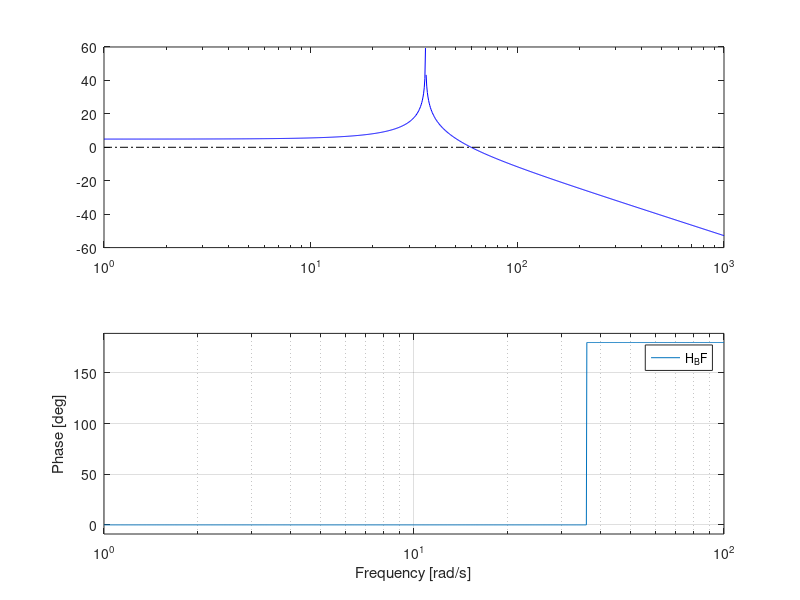

This chart was generated by the following MATLAB code: (Note: this script raises an error after producing the figure.)
%% TP1 APC 

%% Calcul de différents diagrammes de BODE 

tau1_simu = 0.06;
tau2_simu = 0.013;
Tr5 = 0.7;
alpha_simu = 4.6;

Kp = 2;
Ki = 2;
Kd = 2;

figure;
H_BF = tf([2276],[1 0 1294]); 
grid on; 
bode(H_BF,{1,100});
margin(H_BF);

figure;
H_BO = tf([2276],[1 0 -981]); 
grid on; 
bode(H_BO,{1,100});
margin(H_BO);
%title("Bode");

figure;
subplot(2,3,1);
H_Kp = tf([2276*Kp],[1 0 -981]); 
grid on; 
bode(H_Kp,{1,100});
margin(H_Kp);
%title("Bode proportionnel");

subplot(2,3,2);
H_Ki = tf([2276*Ki],[1 0 -981 0]); 
grid on; 
bode(H_Ki,{1,100});
margin(H_Ki);
%title("Bode intégral");

subplot(2,3,3);
H_Kd = tf([2276*Kd 0],[1 0 -981]); 
grid on; 
bode(H_Kd,{1,100});
margin(H_Kd);
%title("Bode dérivé");

subplot(2,3,4);
H_Kpi = tf([2276*Ki*Kp],[1 0 -981 0]); 
grid on; 
bode(H_Kpi,{1,100});
margin(H_Kpi);
%title("Bode proportionnel-intégral");

subplot(2,3,5);
H_Kpd = tf([2276*Kp*Kd 0],[1 0 -981]); 
grid on; 
bode(H_Kpd,{1,100});
margin(H_Kpd);
%title("Bode proportionnel-dérivé");

subplot(2,3,6);
H_Kpid = tf([2276*Kp*Ki*Kd 0],[1 0 -981 0]); 
grid on; 
bode(H_Kpid,{1,100});
margin(H_Kpid);
%title("Bode PID");

%% Script pour calculer R1 et R2 en fonction de TAU1, TAU2, ALPHA et C

% Définir les valeurs de TAU1, TAU2, ALPHA, et C
tau1 = 0.1051;    % Constante de temps tau1 (en secondes)
tau2 = 0.0228;    % Constante de temps tau2 (en secondes)
alpha = 4.598; % Facteur d'atténuation alpha (sans unité)
C = 4.7e-6;    % Capacité du condensateur (en Farads)

% Calcul de R1 et R2 en utilisant les équations
R1 = tau1 / C;
% R_total = tau2 / C;
R2 = (R1*tau2)/(R1*C-tau2);

% Vérification de la condition d'atténuation
alpha_calculated = R2 / (R1 + R2);

% Affichage des résultats
fprintf('Résistance R1 = %.2f Ohms\n', R1);
fprintf('Résistance R2 = %.2f Ohms\n', R2);
fprintf('Vérification alpha calculé = %.2f\n', alpha_calculated);

% Vérification si alpha_calculated est proche de alpha
if abs(alpha_calculated - alpha) < 1e-6
    disp('Les valeurs de R1 et R2 satisfont les conditions données.');
else
    disp('Attention : les valeurs de R1 et R2 ne satisfont pas alpha exactement.');
end

%%

% Définition des paramètres du système
num_G = 2276;            % Numérateur de G(s)
den_G = [1 0 -981];      % Dénominateur de G(s), représentant s^2 - 981

% Création de la fonction de transfert G(s)
G = tf(num_G, den_G);

% Paramètres du correcteur à avance de phase
K = 10;                  % Gain du correcteur (à ajuster)
T = 0.01;                % Constante de temps (à ajuster)
alpha = 0.1;             % Paramètre d'atténuation (0 < alpha < 1)

% Fonction de transfert du correcteur à avance de phase C(s)
num_C = K * [T 1];       % Numérateur de C(s) = K * (T * s + 1)
den_C = [alpha * T 1];   % Dénominateur de C(s) = (alpha * T * s + 1)
C = tf(num_C, den_C);

% Système corrigé en boucle ouverte
G_corrige = C * G;

% Bode plot pour observer l'effet du correcteur sur la marge de phase
figure(3);
margin(G);
hold on;
margin(G_corrige)
hold off;
legend('Système de base G(s)', 'Système corrigé G(s) avec C(s)');
title('Diagramme de Bode - Effet du correcteur à avance de phase');

% Système en boucle fermée avec le correcteur
boucle_fermee = feedback(G_corrige, 1);

% Réponse indicielle en boucle fermée
figure(4);
step(boucle_fermee);
title('Réponse indicielle du système corrigé en boucle fermée');
grid on;

% Affichage des marges de gain et de phase en boucle ouverte
[GM, PM, Wcg, Wcp] = margin(G_corrige);
fprintf('Marge de gain (dB): %.2f\n', 20*log10(GM));
fprintf('Marge de phase (degrés): %.2f\n', PM);
fprintf('Fréquence de coupure en gain (rad/s): %.2f\n', Wcg);
fprintf('Fréquence de coupure en phase (rad/s): %.2f\n', Wcp);

%% Calcul du diagramme de bode pour des spécifications
clear all;

% Définition du système de base instable G(s)
num_G = 2276;
den_G = [1 0 -981];
G = tf(num_G, den_G);

% Conception d'un correcteur PID pour stabiliser le système
Kp = 1;   % Gain proportionnel initial
Ki = 1;   % Gain intégral initial
Kd = 0.1; % Gain dérivé initial

PID = pid(Kp, Ki, Kd);

% Système corrigé en boucle ouverte avec PID pour stabilisation
G_stabilise = PID * G;

% Vérifier les marges de gain et de phase
[GM, PM, Wcg, Wcp] = margin(G_stabilise);

% Si le système est maintenant stable, concevoir un correcteur à avance de phase
if PM > 0  % Vérifier que le système stabilisé a une marge de phase positive
    % Objectifs de conception
    temps_reponse_cible = 0.7;
    marge_gain_min = 10;
    marge_phase_min = 40;

    % Calcul de la fréquence naturelle cible
    omega_n_cible = 3 / temps_reponse_cible;

    % Initialisation des paramètres du correcteur à avance de phase
    alpha = 0.1;
    K = 1;
    T = 1 / (omega_n_cible * sqrt(alpha));

    % Définition du correcteur à avance de phase
    num_C = K * [T 1];
    den_C = [alpha * T 1];
    C_avance = tf(num_C, den_C);

    % Système corrigé avec avance de phase en boucle ouverte
    G_corrige = C_avance * G_stabilise;

    % Vérifier les marges du système corrigé
    [GM_corrige, PM_corrige, ~, ~] = margin(G_corrige);

    % Affichage des marges
    fprintf('Marge de gain corrigée (dB): %.2f\n', 20*log10(GM_corrige));
    fprintf('Marge de phase corrigée (degrés): %.2f\n', PM_corrige);

    % Boucle fermée finale avec PID et avance de phase
    boucle_fermee = feedback(G_corrige, 1);

    % Tracer la réponse indicielle en boucle fermée
    figure;
    step(boucle_fermee);
    title('Réponse indicielle du système corrigé en boucle fermée');
    grid on;

    figure;
    bode(boucle_fermee);
else
    fprintf('Le système stabilisé avec PID est toujours instable.\n');
end
    
fprintf('Gain : %.2f\n',K);
fprintf('Alpha : %.2f\n',alpha);